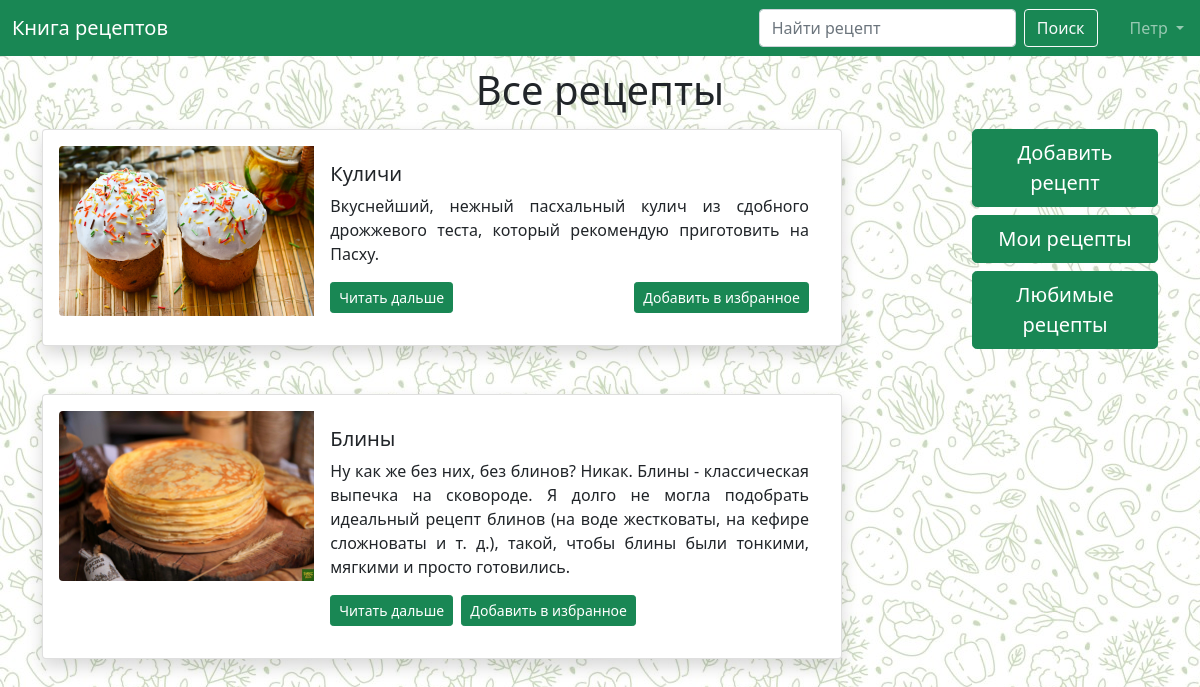
/ (signed in), run on the app's committed database.
### data/users.py (models this page shows, shortened)
class User(SqlAlchemyBase, UserMixin):
    __tablename__ = 'users'
    id = sqlalchemy.Column(sqlalchemy.Integer,
                           primary_key=True, autoincrement=True)
    user_role = sqlalchemy.Column(sqlalchemy.Integer,
                                  sqlalchemy.ForeignKey('users_roles.id'))
    role = orm.relationship('UserRole')
    recipes = orm.relationship('Recipes', back_populates='user')
    favorite_recipes = orm.relationship('Recipes',
                                        secondary="favorite_recipes",
                                        backref="users", lazy="subquery")
    surname = sqlalchemy.Column(sqlalchemy.String)
    name = sqlalchemy.Column(sqlalchemy.String)
    email = sqlalchemy.Column(sqlalchemy.String, unique=True)
    hashed_password = sqlalchemy.Column(sqlalchemy.String)
    modified_date = sqlalchemy.Column(sqlalchemy.DateTime,
                                      default=datetime.datetime.now)
    def favorite_ids(self):
        favorite_ids = list(map(lambda i: i.id, self.favorite_recipes))
        return favorite_ids

### data/recipes.py (models this page shows)
class Recipes(SqlAlchemyBase):
    __tablename__ = 'recipes'
    id = sqlalchemy.Column(sqlalchemy.Integer,
                           primary_key=True, autoincrement=True)
    title = sqlalchemy.Column(sqlalchemy.String)
    description = sqlalchemy.Column(sqlalchemy.String)
    picture_name = sqlalchemy.Column(sqlalchemy.String, nullable=False)
    ingredients = sqlalchemy.Column(sqlalchemy.String)
    recipe = sqlalchemy.Column(sqlalchemy.String)
    user_id = sqlalchemy.Column(sqlalchemy.Integer,
                                sqlalchemy.ForeignKey("users.id"))
    categories = orm.relationship("Category",
                                  secondary="recipe_to_category",
                                  backref="recipes")
    user = orm.relationship('User')
    created_date = sqlalchemy.Column(sqlalchemy.DateTime, default=datetime.datetime.now)

### main.py (the view)
@app.route('/')
def index():
    db_sess = db_session.create_session()
    recipes = db_sess.query(Recipes).all()
    return render_template('index.html', recipes=recipes, title='Домашняя страница')

### data/db_session.py (called while the page is built)
def create_session() -> Session:
    global __factory
    return __factory()

### main.py (called while the page is built)
@login_manager.user_loader
def load_user(user_id):
    db_sess = db_session.create_session()
    return db_sess.query(User).get(user_id)

### templates/index.html (shortened to what this page needs)
{% extends "base.html" %}
{% block content %}
<h1 class="text-center" style="margin-top: 10px; margin-bottom: 15px;">Все рецепты</h1>
{% if current_user.is_authenticated %}
<div class="d-grid gap-2 col-2 mx-auto" style="float: right;">
  {% if current_user.role.id == 2 %}
  <a class="btn btn-success btn-lg" href="/add_recipe">Добавить рецепт</a>
  <a class="btn btn-success btn-lg" href="/user">Мои рецепты</a>
  {% endif %}
  <a class="btn btn-success btn-lg" href="/favorites">Любимые рецепты</a>
</div>
{% endif %}
{% include 'recipes.html' %}
{% endblock %}

### templates/base.html (shortened to what this page needs)
<!doctype html>
<html lang="en">
  <head>
    <link rel="stylesheet" href="/static/css/base.css">
    <link href="https://cdn.jsdelivr.net/npm/bootstrap@5.0.2/dist/css/bootstrap.min.css" rel="stylesheet">
  </head>
  <body>
  <header>
  <nav class="navbar navbar-expand-lg navbar-dark bg-success">
  <div class="container-fluid me-1">
    <a class="navbar-brand" href="/">Книга рецептов</a>
   <form class="d-flex justify-content-start" action="search" method="get">
     <input class="form-control me-2" type="search" placeholder="Найти рецепт" aria-label="Search" name="recipe_query">
     <button class="btn btn-outline-light me-2" type="submit">Поиск</button>
  </form>
  </div>
    <div class="collapse navbar-collapse" id="navbarSupportedContent">
      <ul class="navbar-nav me-2">
        {% if current_user.is_authenticated %}
        <li class="nav-item dropdown">
          <a class="nav-link dropdown-toggle" href="#" id="navbarDropdown" role="button" data-bs-toggle="dropdown" aria-expanded="false">
            {{ current_user.name }}
          </a>
        {% endif %}
      </ul>
  </div>
</nav>
</header>
  <main role="main" class="container">
      {% block content %}{% endblock %}
  </main>
  </body>
</html>

### templates/recipes.html (shortened to what this page needs)
{% if current_user.is_authenticated %}
{% set favorite_ids = current_user.favorite_ids() %}
{% endif %}
{% for item in recipes %}
<div class="card shadow p-3 mb-5 bg-body rounded" style="max-width: 800px;">
  <div class="row g-0">
    <div class="col-md-4">
      <img src="static/img/{{ item.picture_name }}" class="img-fluid rounded-start">
    </div>
    <div class="col-md-8">
      <div class="card-body">
        <h5 class="card-title">{{ item.title }}</h5>
        <p class="card-text" align="justify">{{ item.description }}</p>
        <a class="btn btn-success btn-sm me-1" href="/recipe/{{ item.id }}">Читать дальше</a>
        {% if current_user.is_authenticated %}
        <form action="add_to_fav" method="post" style="float: right;">
          {% if item.id not in favorite_ids %}
          <button type="submit"
                  class="btn btn-success btn-sm" name="recipe_id"
                  value="{{ item.id }}" >Добавить в избранное</button>
          {% else %}
          <button type="submit" class="btn btn-success btn-sm" name="recipe_id"
                  value="{{ item.id }}" disabled>Добавить в избранное</button>
        </form>
        {% endif %}
        {% endif %}
      </div>
    </div>
  </div>
</div>
{% endfor %}

### static/css/base.css (style rules this page uses)
body { background-image: url(/static/img/background_image.jpg); }

### data on the page
User: name "Петр"
Recipes: picture_name (picture), title "Куличи", description "Вкуснейший, нежный пасхальный кулич из сдобного дрожжевого теста, который рекомендую приготовить на Пасху.", {{ item.id }} 1 (drawn)
Recipes: picture_name (picture), title "Блины", description "Ну как же без них, без блинов? Никак. Блины - классическая выпечка на сковороде. Я долго не могла подобрать идеальный рецепт блинов (на воде жестковаты, на кефире сложноваты и т. д.), такой, чтобы блины были тонкими, мягкими и просто готовились.", {{ item.id }} 2 (drawn)
